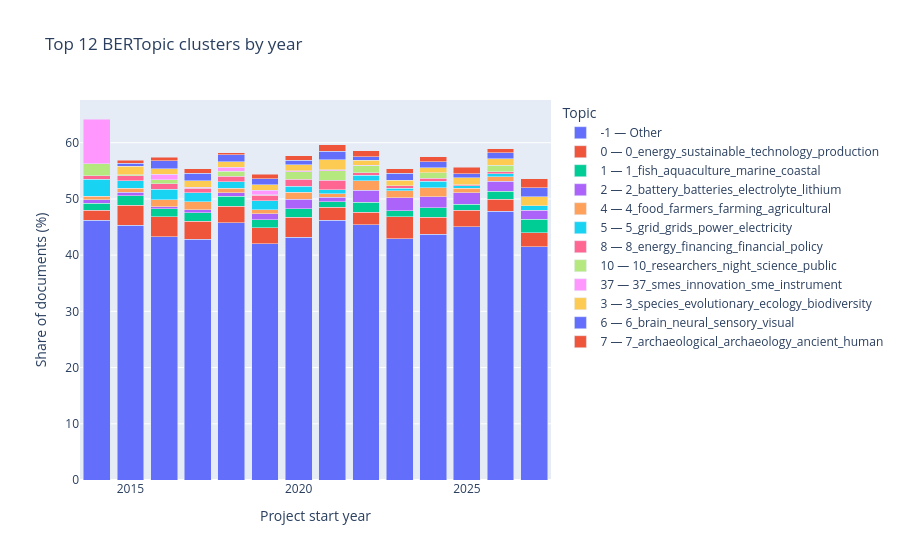

The code cell stored with this chart in its notebook:
### Code cell
# Visualize the strongest topics across years.
TOP_N_TOPICS = 12
popular_topics = (
    topic_year_counts.groupby("topic")
    ["share_pct"].mean()
    .nlargest(TOP_N_TOPICS)
    .index
)
plot_df = topic_year_counts[topic_year_counts["topic"].isin(popular_topics)].copy()
plot_df["topic_label"] = plot_df.apply(
    lambda row: f"{row.topic} — {row.topic_name}", axis=1
)

fig = px.bar(
    plot_df,
    x="start_year",
    y="share_pct",
    color="topic_label",
    title=f"Top {TOP_N_TOPICS} BERTopic clusters by year",
    labels={"share_pct": "Share of documents (%)", "start_year": "Project start year"},
    category_orders={"start_year": sorted(valid_years)},
)
fig.update_layout(barmode="stack", legend_title_text="Topic")
fig.show()

### Figure 1 — Plotly figure (JSON) as saved in the notebook; plotly's stock layout.template omitted (floating-point values rounded to 4 significant figures)
{"data": [{"hovertemplate": "topic_label=-1 — Other<br>Project start year=%{x}<br>Share of documents (%)=%{y}<extra></extra>", "legendgroup": "-1 — Other", "marker": {"color": "#636efa", "pattern": {"shape": ""}}, "name": "-1 — Other", "orientation": "v", "showlegend": true, "textposition": "auto", "type": "bar", "x": [2014, 2015, 2016, 2017, 2018, 2019, 2020, 2021, 2022, 2023, 2024, 2025, 2026, 2027], "xaxis": "x", "y": [46.18, 45.35, 43.26, 42.84, 45.78, 42.07, 43.23, 46.17, 45.45, 42.89, 43.72, 45.01, 47.79, 41.53], "yaxis": "y"}, {"hovertemplate": "topic_label=0 — 0_energy_sustainable_technology_production<br>Project start year=%{x}<br>Share of documents (%)=%{y}<extra></extra>", "legendgroup": "0 — 0_energy_sustainable_technology_production", "marker": {"color": "#EF553B", "pattern": {"shape": ""}}, "name": "0 — 0_energy_sustainable_technology_production", "orientation": "v", "showlegend": true, "textposition": "auto", "type": "bar", "x": [2014, 2015, 2016, 2017, 2018, 2019, 2020, 2021, 2022, 2023, 2024, 2025, 2026, 2027], "xaxis": "x", "y": [1.835, 3.544, 3.562, 3.219, 2.884, 2.833, 3.505, 2.312, 2.157, 3.94, 3.061, 2.963, 2.16, 2.419], "yaxis": "y"}, {"hovertemplate": "topic_label=1 — 1_fish_aquaculture_marine_coastal<br>Project start year=%{x}<br>Share of documents (%)=%{y}<extra></extra>", "legendgroup": "1 — 1_fish_aquaculture_marine_coastal", "marker": {"color": "#00cc96", "pattern": {"shape": ""}}, "name": "1 — 1_fish_aquaculture_marine_coastal", "orientation": "v", "showlegend": true, "textposition": "auto", "type": "bar", "x": [2014, 2015, 2016, 2017, 2018, 2019, 2020, 2021, 2022, 2023, 2024, 2025, 2026, 2027], "xaxis": "x", "y": [1.223, 1.661, 1.446, 1.443, 1.802, 1.369, 1.54, 0.9908, 1.837, 1.078, 1.645, 1.091, 1.44, 2.419], "yaxis": "y"}, {"hovertemplate": "topic_label=2 — 2_battery_batteries_electrolyte_lithium<br>Project start year=%{x}<br>Share of documents (%)=%{y}<extra></extra>", "legendgroup": "2 — 2_battery_batteries_electrolyte_lithium", "marker": {"color": "#ab63fa", "pattern": {"shape": ""}}, "name": "2 — 2_battery_batteries_electrolyte_lithium", "orientation": "v", "showlegend": true, "textposition": "auto", "type": "bar", "x": [2014, 2015, 2016, 2017, 2018, 2019, 2020, 2021, 2022, 2023, 2024, 2025, 2026, 2027], "xaxis": "x", "y": [0.6116, 0.6645, 0.3098, 0.6104, 0.6694, 1.086, 1.699, 0.7926, 2.077, 2.281, 2.01, 2.079, 1.71, 1.613], "yaxis": "y"}, {"hovertemplate": "topic_label=4 — 4_food_farmers_farming_agricultural<br>Project start year=%{x}<br>Share of documents (%)=%{y}<extra></extra>", "legendgroup": "4 — 4_food_farmers_farming_agricultural", "marker": {"color": "#FFA15A", "pattern": {"shape": ""}}, "name": "4 — 4_food_farmers_farming_agricultural", "orientation": "v", "showlegend": true, "textposition": "auto", "type": "bar", "x": [2014, 2015, 2016, 2017, 2018, 2019, 2020, 2021, 2022, 2023, 2024, 2025, 2026], "xaxis": "x", "y": [0.6116, 0.7198, 1.291, 1.387, 0.7724, 0.7554, 1.221, 0.6605, 1.757, 1.244, 1.599, 0.7796, 0.8551], "yaxis": "y"}, {"hovertemplate": "topic_label=5 — 5_grid_grids_power_electricity<br>Project start year=%{x}<br>Share of documents (%)=%{y}<extra></extra>", "legendgroup": "5 — 5_grid_grids_power_electricity", "marker": {"color": "#19d3f3", "pattern": {"shape": ""}}, "name": "5 — 5_grid_grids_power_electricity", "orientation": "v", "showlegend": true, "textposition": "auto", "type": "bar", "x": [2014, 2015, 2016, 2017, 2018, 2019, 2020, 2021, 2022, 2023, 2024, 2025, 2026, 2027], "xaxis": "x", "y": [3.058, 1.329, 1.859, 1.609, 1.133, 1.605, 1.062, 0.7266, 0.9185, 0.4977, 1.096, 0.4158, 0.5401, 0.8065], "yaxis": "y"}, {"hovertemplate": "topic_label=8 — 8_energy_financing_financial_policy<br>Project start year=%{x}<br>Share of documents (%)=%{y}<extra></extra>", "legendgroup": "8 — 8_energy_financing_financial_policy", "marker": {"color": "#FF6692", "pattern": {"shape": ""}}, "name": "8 — 8_energy_financing_financial_policy", "orientation": "v", "showlegend": true, "textposition": "auto", "type": "bar", "x": [2014, 2015, 2016, 2017, 2018, 2019, 2020, 2021, 2022, 2023, 2024, 2025, 2026], "xaxis": "x", "y": [0.6116, 0.8859, 0.9293, 0.8324, 0.9784, 0.9443, 1.221, 1.651, 0.4393, 0.4148, 0.5482, 0.2079, 0.36], "yaxis": "y"}, {"hovertemplate": "topic_label=10 — 10_researchers_night_science_public<br>Project start year=%{x}<br>Share of documents (%)=%{y}<extra></extra>", "legendgroup": "10 — 10_researchers_night_science_public", "marker": {"color": "#B6E880", "pattern": {"shape": ""}}, "name": "10 — 10_researchers_night_science_public", "orientation": "v", "showlegend": true, "textposition": "auto", "type": "bar", "x": [2014, 2015, 2016, 2018, 2019, 2020, 2021, 2022, 2023, 2024, 2026], "xaxis": "x", "y": [2.141, 0.1107, 0.7228, 0.8754, 0.04721, 1.328, 1.717, 1.278, 0.04148, 1.005, 1.125], "yaxis": "y"}, {"hovertemplate": "topic_label=37 — 37_smes_innovation_sme_instrument<br>Project start year=%{x}<br>Share of documents (%)=%{y}<extra></extra>", "legendgroup": "37 — 37_smes_innovation_sme_instrument", "marker": {"color": "#FF97FF", "pattern": {"shape": ""}}, "name": "37 — 37_smes_innovation_sme_instrument", "orientation": "v", "showlegend": true, "textposition": "auto", "type": "bar", "x": [2014, 2015, 2016, 2017, 2018, 2019, 2020, 2021, 2022], "xaxis": "x", "y": [7.951, 0.05537, 1.033, 0.1665, 0.7724, 0.8026, 0.2124, 0.1321, 0.03994], "yaxis": "y"}, {"hovertemplate": "topic_label=3 — 3_species_evolutionary_ecology_biodiversity<br>Project start year=%{x}<br>Share of documents (%)=%{y}<extra></extra>", "legendgroup": "3 — 3_species_evolutionary_ecology_biodiversity", "marker": {"color": "#FECB52", "pattern": {"shape": ""}}, "name": "3 — 3_species_evolutionary_ecology_biodiversity", "orientation": "v", "showlegend": true, "textposition": "auto", "type": "bar", "x": [2015, 2016, 2017, 2018, 2019, 2020, 2021, 2022, 2023, 2024, 2025, 2026, 2027], "xaxis": "x", "y": [1.495, 0.9809, 1.165, 0.9784, 1.039, 1.062, 1.783, 0.9585, 0.954, 0.868, 1.195, 1.17, 1.613], "yaxis": "y"}, {"hovertemplate": "topic_label=6 — 6_brain_neural_sensory_visual<br>Project start year=%{x}<br>Share of documents (%)=%{y}<extra></extra>", "legendgroup": "6 — 6_brain_neural_sensory_visual", "marker": {"color": "#636efa", "pattern": {"shape": ""}}, "name": "6 — 6_brain_neural_sensory_visual", "orientation": "v", "showlegend": true, "textposition": "auto", "type": "bar", "x": [2015, 2016, 2017, 2018, 2019, 2020, 2021, 2022, 2023, 2024, 2025, 2026, 2027], "xaxis": "x", "y": [0.4983, 1.394, 1.332, 1.184, 1.086, 0.7966, 1.519, 0.639, 1.203, 1.096, 0.7796, 1.035, 1.613], "yaxis": "y"}, {"hovertemplate": "topic_label=7 — 7_archaeological_archaeology_ancient_human<br>Project start year=%{x}<br>Share of documents (%)=%{y}<extra></extra>", "legendgroup": "7 — 7_archaeological_archaeology_ancient_human", "marker": {"color": "#EF553B", "pattern": {"shape": ""}}, "name": "7 — 7_archaeological_archaeology_ancient_human", "orientation": "v", "showlegend": true, "textposition": "auto", "type": "bar", "x": [2015, 2016, 2017, 2018, 2019, 2020, 2021, 2022, 2023, 2024, 2025, 2026, 2027], "xaxis": "x", "y": [0.6091, 0.6195, 0.7214, 0.4119, 0.7554, 0.7966, 1.189, 1.038, 0.871, 0.8223, 1.143, 0.7201, 1.613], "yaxis": "y"}], "layout": {"barmode": "stack", "legend": {"title": {"text": "Topic"}, "tracegroupgap": 0}, "title": {"text": "Top 12 BERTopic clusters by year"}, "xaxis": {"anchor": "y", "categoryarray": [2014, 2015, 2016, 2017, 2018, 2019, 2020, 2021, 2022, 2023, 2024, 2025, 2026, 2027], "categoryorder": "array", "domain": [0, 1], "title": {"text": "Project start year"}}, "yaxis": {"anchor": "x", "domain": [0, 1], "title": {"text": "Share of documents (%)"}}}}
